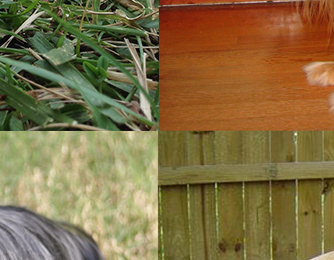
#> input picture tests/samples/crop.jpg, 334 x 260 px
$ python subimage.py ../tests/samples/crop.jpg ../tests/samples/landscape.jpg   (older library calls are emulated)
#> lines starting #> are read from the running program, lines starting #| are printed output that depends on the picture
#!/usr/bin/env python
# -*- coding: utf-8 -*-

# python imports
import argparse
import logging
import os
import sys

# 3rd party imports
import cv2
import numpy as np
import scipy.ndimage as sp


logger = logging.getLogger(__file__)
formatter = logging.Formatter('[%(levelname)s] %(message)s')
handler = logging.StreamHandler(stream=sys.stdout)
handler.setFormatter(formatter)
handler.setLevel(logging.INFO)
logger.addHandler(handler)
logger.setLevel(logging.INFO)


def main():
    parser = argparse.ArgumentParser(
        description=(
            'Check if an image is a subimage of another one. '
            # TODO cleanup
            'This script is still in progress, '
            'proper error handling is not setup yet.'
        ),
    )
    parser.add_argument(
        'file1',
        help='path to first image',
        metavar='FIRST_IMAGE_PATH',
        type=lambda x: is_valid_file(parser, x),
    )
    parser.add_argument(
        'file2',
        help='path to second image',
        metavar='SECOND_IMAGE_PATH',
        type=lambda x: is_valid_file(parser, x),
    )
    args = parser.parse_args()
    file1_path = args.file1
    file2_path = args.file2

    logger.info(
        'Checking subimage between {file1} and {file2}'.format(
            file1=file1_path,
            file2=file2_path,
        )
    )
    subimage_checker = SubimageChecker(file1_path, file2_path)
    coordinates = subimage_checker.check()
    if coordinates is None:
        logger.info("No subimage found")
    else:
        logger.info("Subimage found at ({x}, {y})".format(
            x=coordinates[0],
            y=coordinates[1],
        ))


def is_valid_file(parser, arg):
    """
    Checks if a file exists on disk at the `arg` path
    """
    if not os.path.exists(arg):
        parser.error('The file %s does not exist!' % arg)
    else:
        return arg


class SubimageChecker(object):
    """
    Helper class to check if an image is cropped from another one
    """
    def __init__(self, file1_path, file2_path):
#> called with file1_path = '../tests/samples/crop.jpg', file2_path = '../tests/samples/landscape.jpg'
        self.image1 = cv2.imread(file1_path, cv2.CV_LOAD_IMAGE_GRAYSCALE)
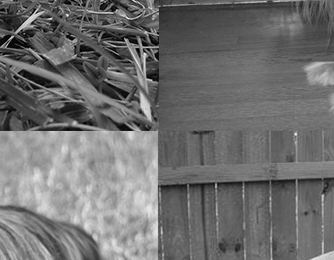
#> self.image1: shape (260, 334); min 0, max 249, mean 111.4
        self.image2 = cv2.imread(file2_path, cv2.CV_LOAD_IMAGE_GRAYSCALE)
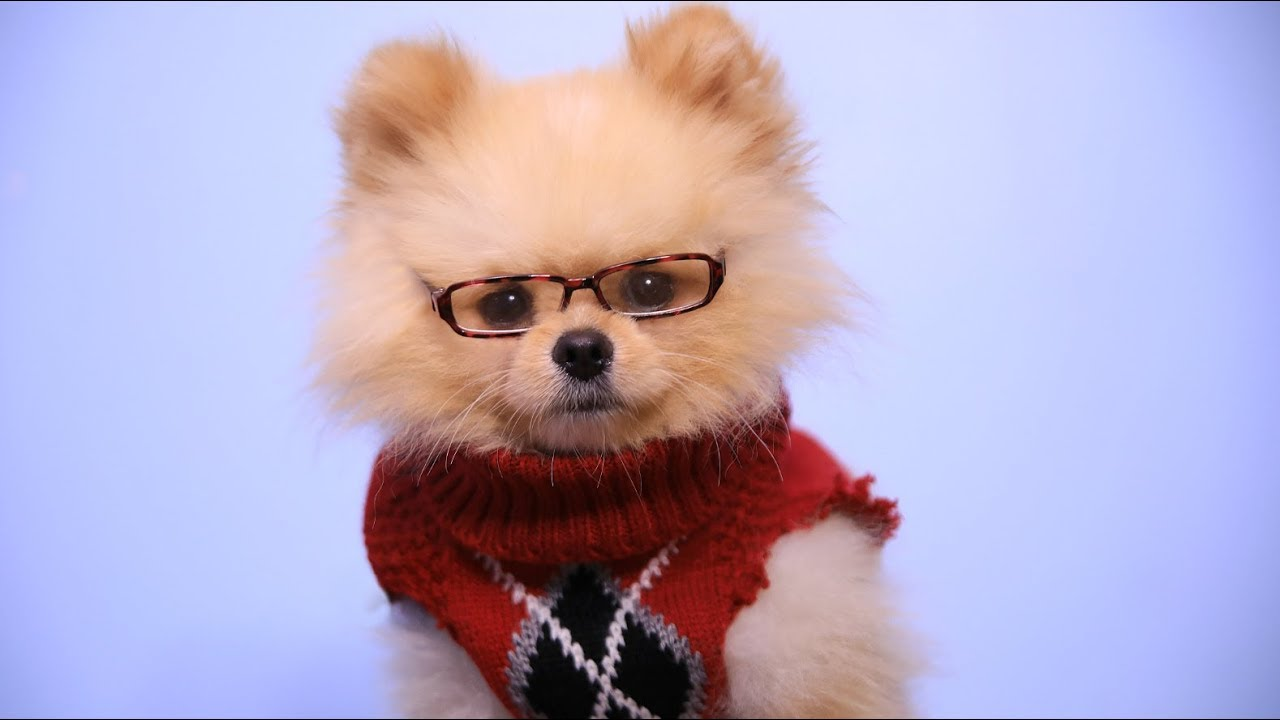
#> input picture tests/samples/landscape.jpg, 1280 x 720 px
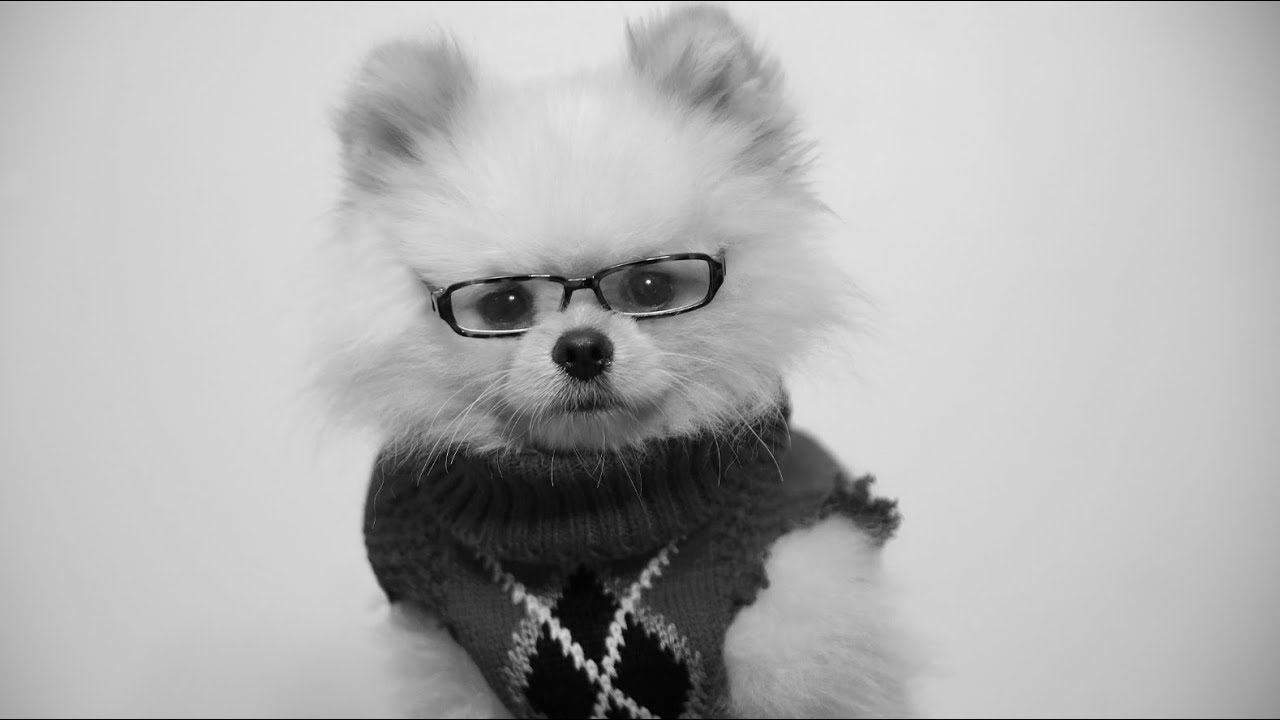
#> self.image2: shape (720, 1280); min 0, max 255, mean 177.3

    def validate_images(self):
        """
        Various checks on the images
        """
        if not self._validate_are_images():
            return False

        if not self._validate_image_dimensions():
            return False

        return True

    def _validate_are_images(self):
        if self.image1 is None:
            logger.warning(
                'Path to first file is not pointing '
                'to an image.'
            )
            return False

        if self.image2 is None:
            logger.warning(
                'Path to second file is not pointing '
                'to an image.'
            )
            return False

        return True

    def _validate_image_dimensions(self):
        """
        Checking that an image can be subimage of another one,
        based on dimensions
        eg. (100x200) and (50x300) can't be subimages
        """
        # getting the first two,
        # in case image is a binary and is missing `channels`
        height1, width1 = self.image1.shape[:2]
#> height1 = 260; width1 = 334
        height2, width2 = self.image2.shape[:2]
#> height2 = 720; width2 = 1280
        sizes_diff = [height1 - height2, width1 - width2]
#> sizes_diff = [-460, -946]
        if sum([1 for item in sizes_diff if item > 0]) == 1:
            logger.warning('Images are incompatible sizes')
            return False

        return True

    def check(self):
        """
        perform the actual subimage check
        """
        if not self.validate_images():
            return None

        image1_canny = cv2.Canny(self.image1, 32, 128, apertureSize=3)
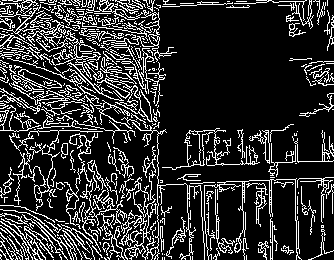
#> image1_canny: shape (260, 334); 18.6% white in thin lines or dots
        image2_canny = cv2.Canny(self.image2, 32, 128, apertureSize=3)
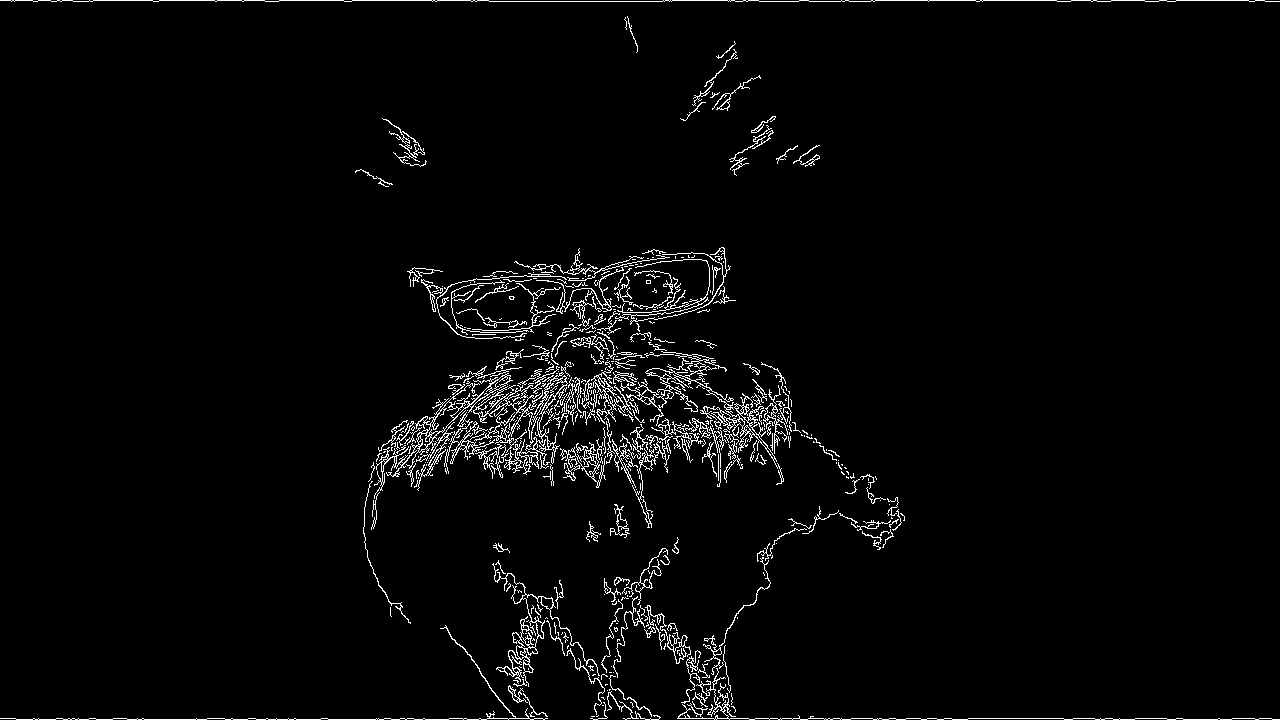
#> image2_canny: shape (720, 1280); 2.8% white in thin lines or dots

        result = cv2.matchTemplate(
            image1_canny,
            image2_canny,
            cv2.TM_CCOEFF_NORMED,
        )
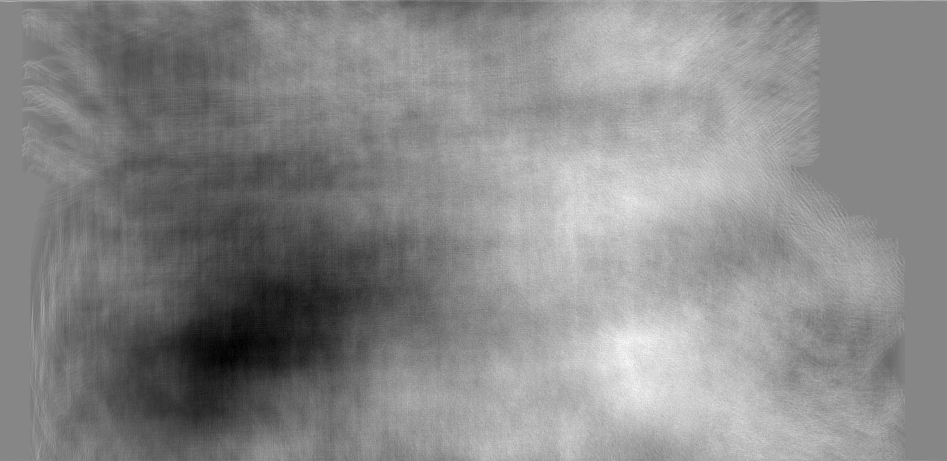
#> result: shape (461, 947) float32; min -0.0899, max 0.0808, mean 0.00172; drawn with min black and max white
        (y, x) = np.unravel_index(result.argmax(), result.shape)
#> y = 362; x = 627

        confidence = 0.8
        result[result >= confidence] = 1.0
        result[result < confidence] = 0.0
#> result: shape (461, 947) float32; every value is 0

        connected_components = self.get_connected_components(result)

        if not connected_components:
            return None

        return [x, y]

    def get_connected_components(self, image):
        """
        Finds connected image components in a matchTemplate result and
        returns their coordinates.
        """
        labels, _ = sp.measurements.label(image)
        objects = sp.measurements.find_objects(labels)
#> objects = []
        return objects


if __name__ == '__main__':
    main()
